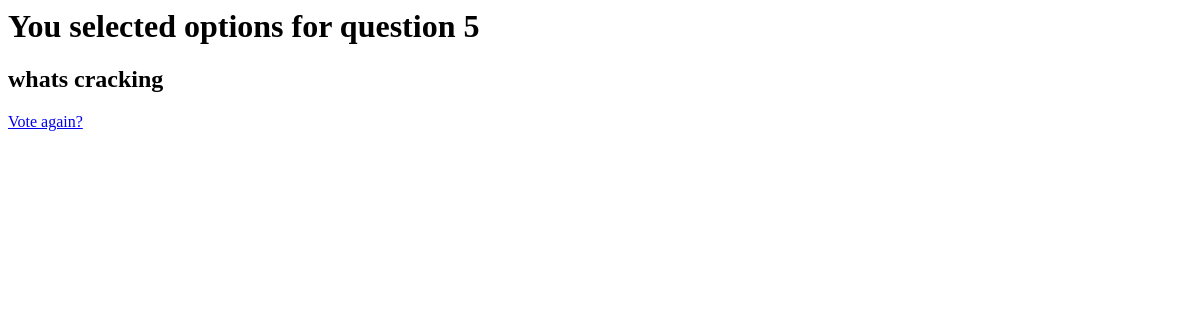
Before: /polls/5/results/ with the older database file.
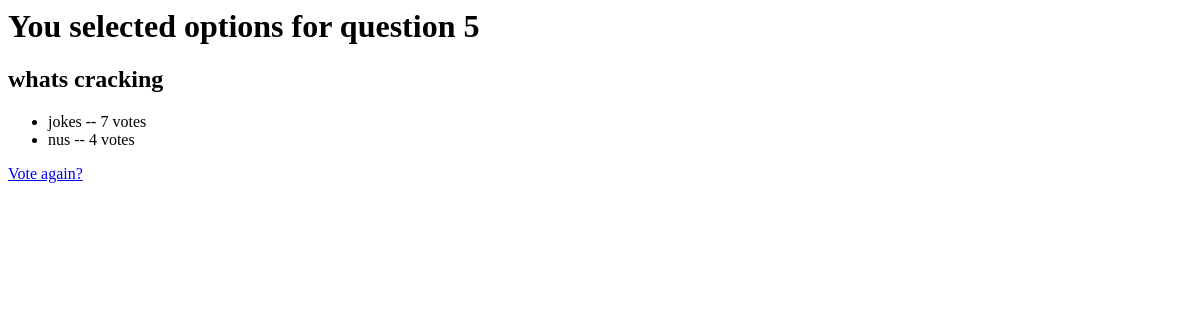
After: the same page with the newer database file.
### polls/models.py (models this page shows, shortened)
class Question(models.Model):
    questionText = models.CharField(max_length=200)
    pubDate = models.DateTimeField('Date Published')

class Choice(models.Model):
    question = models.ForeignKey(Question, on_delete=models.CASCADE)
    choiceText = models.CharField(max_length=200)
    votes = models.IntegerField(default=0)

### polls/views.py (the view)
# urls.py: path('<int:pk>/results/', views.ResultsView.as_view(), name='results'),
class ResultsView(generic.DetailView):
    model = Question
    template_name = 'polls/results.html'

### polls/templates/polls/results.html
<h1>You selected options for question {{ question.id }}</h1>
<h2>{{ question.questionText }}</h2>
<ul>
    {% for choice in question.choice_set.all %}
        <li>{{ choice.choiceText }} -- {{ choice.votes }} vote{{ choice.votes|pluralize }}</li>
    {% endfor %}
</ul>
<a href="{% url 'polls:detail' question.id %}">Vote again?</a>

Changed rows visible on the page:
added Choice: choiceText "jokes", votes "7"
added Choice: choiceText "nus", votes "4"
